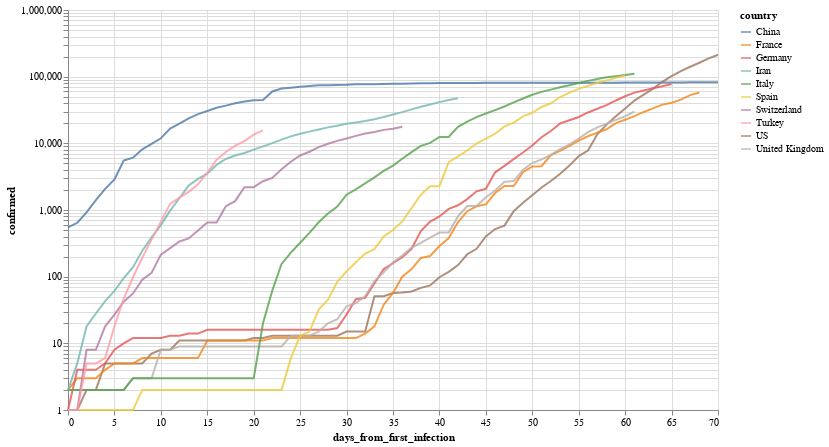

The code cell stored with this chart in its notebook:
### Markdown cell above
Por ejemplo, evolución (interactiva!) de los paises con mas infectados

### Code cell
total_confirmed_by_country = global_df.groupby('country').confirmed.max().sort_values(ascending=False)
selected_countries = total_confirmed_by_country[total_confirmed_by_country > 1000].index

plot_df = global_df[
    (global_df.confirmed > 0) & 
    (global_df.country.isin(selected_countries[:10]))
].sort_values('date')

selection = alt.selection_multi(
    fields=['country'], 
    bind='legend', 
    init=[{'country': c} for c in selected_countries[:10]]
)


(
    alt.Chart(plot_df)
       .mark_line()
       .encode(
           x='days_from_first_infection', 
           y=alt.Y('confirmed', scale=alt.Scale(type='log')), 
           color='country',
           opacity=alt.condition(selection, alt.value(.8), alt.value(.05))
       ).add_selection(selection)
        .properties(width=650, height=400)
       
)

### Figure 1 — Vega-Lite specification as saved in the notebook (floating-point values rounded to 4 significant figures; data arrays with more than 128 entries replaced by an {"elided": "..."} marker saying what was removed)
{"config": {"view": {"continuousWidth": 400, "continuousHeight": 300}}, "data": {"name": "data-ae5497c510d7e0d41d34ddf163a218d6"}, "mark": "line", "encoding": {"color": {"type": "nominal", "field": "country"}, "opacity": {"condition": {"value": 0.8, "selection": "selector001"}, "value": 0.05}, "x": {"type": "quantitative", "field": "days_from_first_infection"}, "y": {"type": "quantitative", "field": "confirmed", "scale": {"type": "log"}}}, "height": 400, "selection": {"selector001": {"type": "multi", "fields": ["country"], "bind": "legend", "init": [{"country": "US"}, {"country": "Italy"}, {"country": "Spain"}, {"country": "China"}, {"country": "Germany"}, {"country": "France"}, {"country": "Iran"}, {"country": "United Kingdom"}, {"country": "Switzerland"}, {"country": "Turkey"}]}}, "width": 650, "$schema": "https://vega.github.io/schema/vega-lite/v4.8.1.json", "datasets": {"data-ae5497c510d7e0d41d34ddf163a218d6": {"elided": "564 records"}}}
